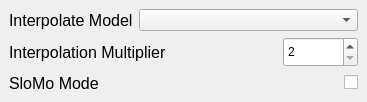
                                   <widget class="QWidget" name="interpolationContainer" native="true">
                                    <property name="enabled">
                                     <bool>true</bool>
                                    </property>
                                    <layout class="QVBoxLayout" name="verticalLayout_38">
                                     <property name="leftMargin">
                                      <number>9</number>
                                     </property>
                                     <property name="topMargin">
                                      <number>9</number>
                                     </property>
                                     <property name="rightMargin">
                                      <number>9</number>
                                     </property>
                                     <property name="bottomMargin">
                                      <number>9</number>
                                     </property>
                                     <item>
                                      <widget class="QWidget" name="widget_28" native="true">
                                       <layout class="QHBoxLayout" name="horizontalLayout_45">
                                        <property name="leftMargin">
                                         <number>0</number>
                                        </property>
                                        <property name="topMargin">
                                         <number>0</number>
                                        </property>
                                        <property name="rightMargin">
                                         <number>0</number>
                                        </property>
                                        <property name="bottomMargin">
                                         <number>0</number>
                                        </property>
                                        <item>
                                         <widget class="QLabel" name="label_14">
                                          <property name="font">
                                           <font>
                                            <pointsize>12</pointsize>
                                           </font>
                                          </property>
                                          <property name="text">
                                           <string>Interpolate Model</string>
                                          </property>
                                         </widget>
                                        </item>
                                        <item>
                                         <widget class="QComboBox" name="interpolateModelComboBox">
                                          <property name="sizePolicy">
                                           <sizepolicy hsizetype="MinimumExpanding" vsizetype="Fixed">
                                            <horstretch>0</horstretch>
                                            <verstretch>0</verstretch>
                                           </sizepolicy>
                                          </property>
                                          <property name="minimumSize">
                                           <size>
                                            <width>0</width>
                                            <height>0</height>
                                           </size>
                                          </property>
                                          <property name="maximumSize">
                                           <size>
                                            <width>230</width>
                                            <height>30</height>
                                           </size>
                                          </property>
                                          <property name="sizeIncrement">
                                           <size>
                                            <width>230</width>
                                            <height>0</height>
                                           </size>
                                          </property>
                                          <property name="currentIndex">
                                           <number>-1</number>
                                          </property>
                                         </widget>
                                        </item>
                                       </layout>
                                      </widget>
                                     </item>
                                     <item>
                                      <widget class="QWidget" name="interpolationContainer2" native="true">
                                       <layout class="QHBoxLayout" name="horizontalLayout_55">
                                        <property name="leftMargin">
                                         <number>0</number>
                                        </property>
                                        <property name="topMargin">
                                         <number>0</number>
                                        </property>
                                        <property name="rightMargin">
                                         <number>0</number>
                                        </property>
                                        <property name="bottomMargin">
                                         <number>0</number>
                                        </property>
                                        <item>
                                         <widget class="QLabel" name="label_11">
                                          <property name="font">
                                           <font>
                                            <pointsize>12</pointsize>
                                           </font>
                                          </property>
                                          <property name="text">
                                           <string>Interpolation Multiplier</string>
                                          </property>
                                         </widget>
                                        </item>
                                        <item>
                                         <widget class="QDoubleSpinBox" name="interpolationMultiplierSpinBox">
                                          <property name="sizePolicy">
                                           <sizepolicy hsizetype="Minimum" vsizetype="Minimum">
                                            <horstretch>0</horstretch>
                                            <verstretch>0</verstretch>
                                           </sizepolicy>
                                          </property>
                                          <property name="minimumSize">
                                           <size>
                                            <width>75</width>
                                            <height>30</height>
                                           </size>
                                          </property>
                                          <property name="maximumSize">
                                           <size>
                                            <width>75</width>
                                            <height>30</height>
                                           </size>
                                          </property>
                                          <property name="buttonSymbols">
                                           <enum>QAbstractSpinBox::ButtonSymbols::UpDownArrows</enum>
                                          </property>
                                          <property name="decimals">
                                           <number>0</number>
                                          </property>
                                          <property name="minimum">
                                           <double>2.000000000000000</double>
                                          </property>
                                          <property name="value">
                                           <double>2.000000000000000</double>
                                          </property>
                                         </widget>
                                        </item>
                                       </layout>
                                      </widget>
                                     </item>
                                     <item>
                                      <widget class="QWidget" name="sloMoModeContainer" native="true">
                                       <layout class="QHBoxLayout" name="horizontalLayout_31">
                                        <property name="leftMargin">
                                         <number>0</number>
                                        </property>
                                        <property name="topMargin">
                                         <number>0</number>
                                        </property>
                                        <property name="rightMargin">
                                         <number>0</number>
                                        </property>
                                        <property name="bottomMargin">
                                         <number>0</number>
                                        </property>
                                        <item>
                                         <widget class="QLabel" name="label_36">
                                          <property name="font">
                                           <font>
                                            <pointsize>12</pointsize>
                                           </font>
                                          </property>
                                          <property name="text">
                                           <string>SloMo Mode</string>
                                          </property>
                                         </widget>
                                        </item>
                                        <item>
                                         <spacer name="horizontalSpacer_16">
                                          <property name="orientation">
                                           <enum>Qt::Orientation::Horizontal</enum>
                                          </property>
                                          <property name="sizeHint" stdset="0">
                                           <size>
                                            <width>226</width>
                                            <height>20</height>
                                           </size>
                                          </property>
                                         </spacer>
                                        </item>
                                        <item>
                                         <widget class="QLabel" name="label_39">
                                          <property name="maximumSize">
                                           <size>
                                            <width>25</width>
                                            <height>25</height>
                                           </size>
                                          </property>
                                          <property name="toolTip">
                                           <string>&lt;html&gt;&lt;head/&gt;&lt;body&gt;&lt;p&gt;Increase video length instead of framerate when interpolating.&lt;/p&gt;&lt;p&gt;Audio and Subtitles will not be transfered to output video.&lt;/p&gt;&lt;/body&gt;&lt;/html&gt;</string>
                                          </property>
                                          <property name="text">
                                           <string/>
                                          </property>
                                          <property name="pixmap">
                                           <pixmap resource="resources.qrc">:/icons/icons/info.svg</pixmap>
                                          </property>
                                          <property name="scaledContents">
                                           <bool>true</bool>
                                          </property>
                                         </widget>
                                        </item>
                                        <item>
                                         <widget class="QCheckBox" name="sloMoModeCheckBox">
                                          <property name="text">
                                           <string/>
                                          </property>
                                         </widget>
                                        </item>
                                       </layout>
                                      </widget>
                                     </item>
                                    </layout>
                                   </widget>
